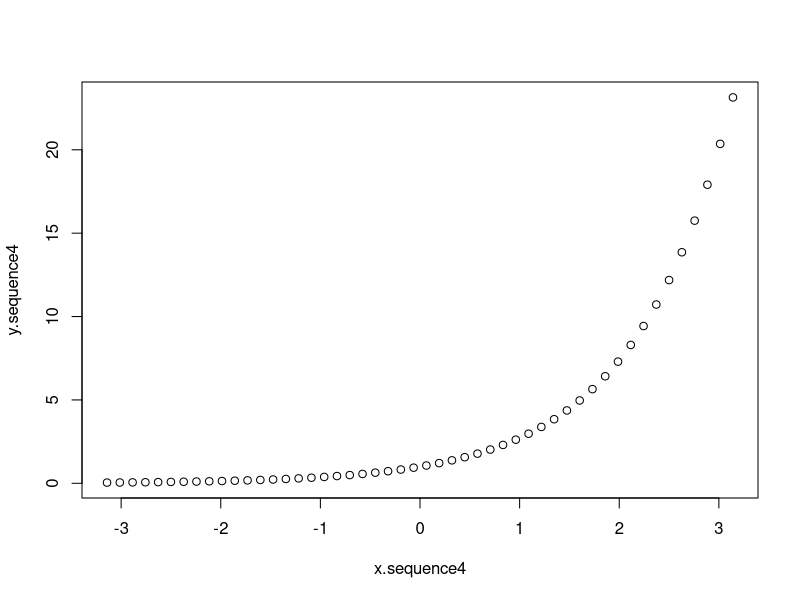
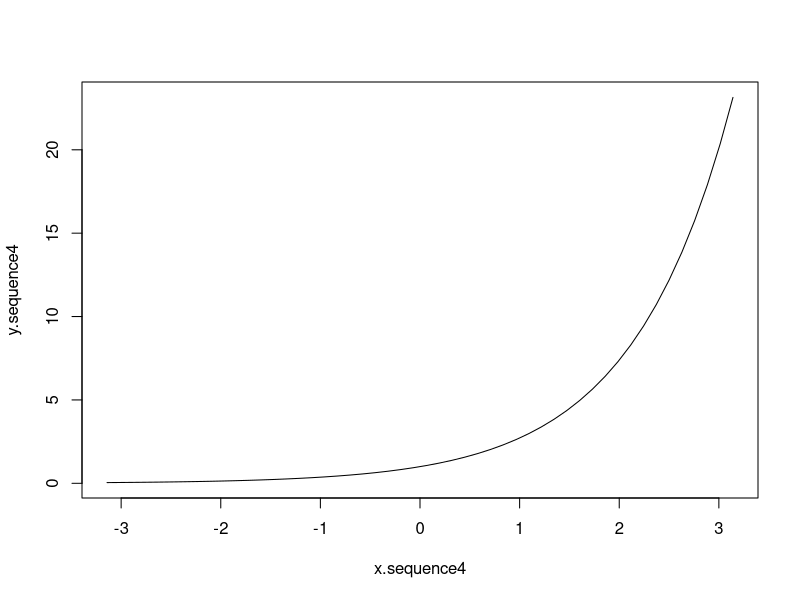
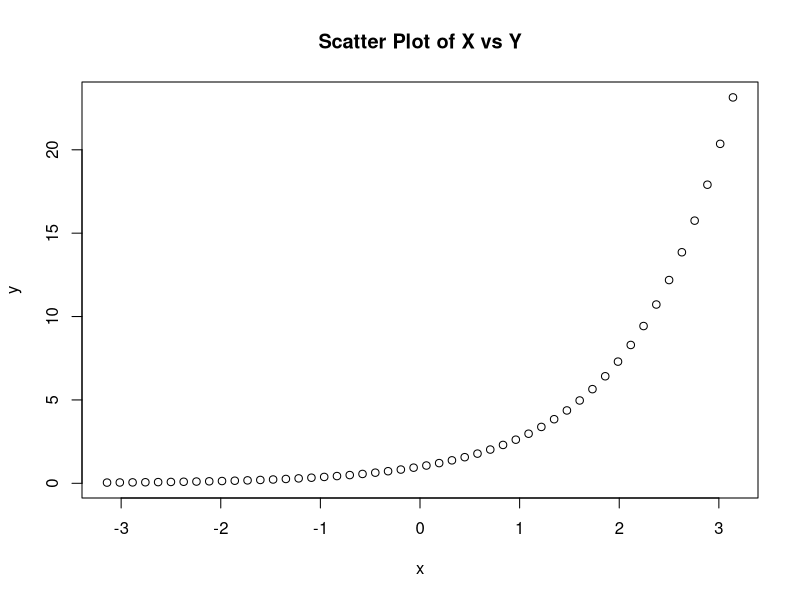
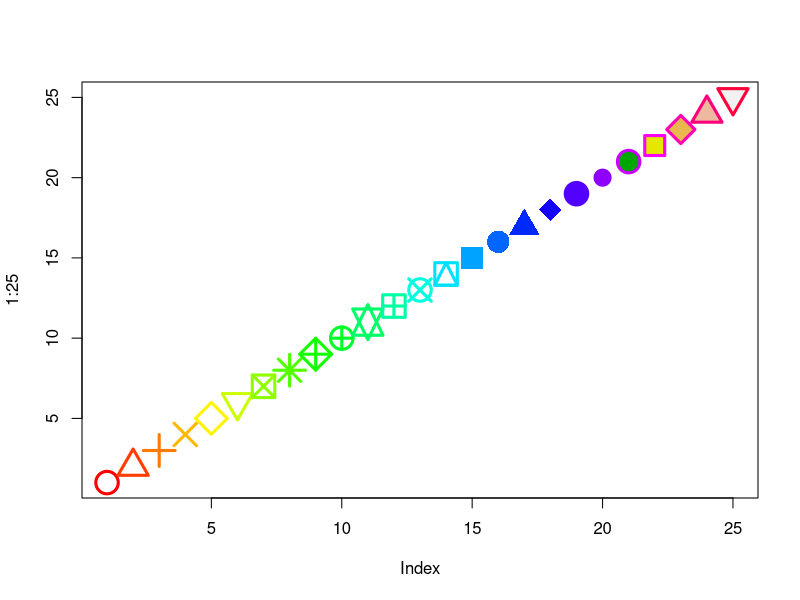
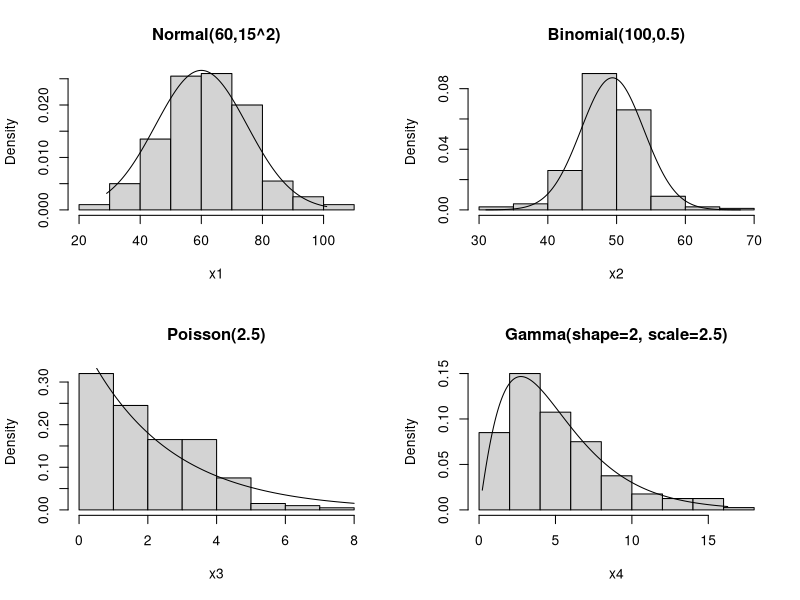

The R script that drew these images, in order:
# -------------------------------------------------------------------
# Purpose: Practical: Basic R Commands for Data Processing (Part 1)
# Author : Liew How Hui (2023)
# Reference: http://faculty.marshall.usc.edu/gareth-james/ISL/Chapter%202%20Lab.txt
# License: BSD-3
# Software: R 4.x or R 3.6
# Duration: 1 hour
# -------------------------------------------------------------------

# -------------------------------------------------------------------
#  Getting familiar with the Basic R and R Studio
# -------------------------------------------------------------------

# 1. Basic R (for fast startup and lower memory comsumption)
#
#    Download link: https://cran.r-project.org/
#
#    It supports Windows, MacOS and Linux, download the software
#    related to your computer.

# 2. RStudio (for a computer with more than 8 Gig RAM and fast CPU
#
#    Donwload link: https://www.rstudio.com/products/rstudio/download/
#
#    Get the "RStudio Desktop"

# -------------------------------------------------------------------
#  Practical: Very Basic Programming Notations
# -------------------------------------------------------------------

# Line comment starts with the `#' (sharp, e.g. C# / hash, twitter hash tag) symbol
# In C, C++, JavaScript, the line comment is usually double slash `//'

# -------------------------------------------------------------------
#  Practical: Variables and Assignment in R
# -------------------------------------------------------------------

# Variables: `names' which are used to reference data in memory
#
# 1. ls() is used to list the environment variables
#
ls()
#
#    In RStudio, the variables will be listed on the top right hand
#    window.
#
# 2. Variables are created using assignment operation <- or =
#    Most books use the notation `<-' but we will be using `=' 
#    in the practicals since it is easier to type.
#
# 3. Variables can be 'a'-'z', 'A'-'Z', '0'-'9' and '.' (dot)
#    Try to avoid using `c' for variable name, it is used to create 
#    an array.
#
a <- 1                  # the floating point number 1
a.second.Variable = 1L  # L is used to create an integer
#
# 4. Try ls() to see the variables created (or for RStudio users
#    look at the top right hand window to watch the variables
#
ls()
#
# 5. We can check the data type/class of a variable using the command 'class'
#
class(a)
class(a.second.Variable)
#
# 6. Variables that are no longer needed can be deleted:
#
rm(a)
ls()
#
# 7. We can move all variable but this is usually not recommended
# rm(list=ls())  # Not recommended in general
#

# -------------------------------------------------------------------
#  Practical: Basic and Array Data Structures and Operations in R
# -------------------------------------------------------------------

##
## (A) Letters & Strings / Characters
##

"A String in double quotes"
'A String in single quotes'
"Escaping quotes using backslash \""
"A string\n with multiple lines\n using `backslash n'"
# cat = concatenate to output
# use ?cat to get help for `cat'
cat("A string\n with multiple lines\n", " using `backslash n'")

# If we don't assign the variables to a variable, R will print them out

# Joining strings with paste
# by default they will be `joined' by a `space' between them
paste("A string", "and another string")

# If want to change the `gap' between strings, we need to change `sep'

A = paste("A", "B", "C", "D", sep=",")

# Find the length of a string
nchar("Hello World")

##
## (B) (Real) Floating Numbers and Arithmetic Operations
##
a = 1 + 2
b = 2 - 3
d = 3 * 4
e = 4 / 5
f = 5 ** 6    # 5 to the power of 6 (** is also used in Python)
g = 5 ^ 6     # Also 5 to the power of 6 (^ has different meaning in Python)

##
## (C) Integers and Arithmetic Operations
##
a = 1L + 2L
b = 2L - 3L
d = 3L * 4L
e = 4L / 5L   # Usual number division, NOT integer division
f = 5 ** 6    # 5 to the power of 6
g = 5 ^ 6     # Also 5 to the power of 6
##
## Non-basic data structure => Dates (internally integer)
##
mydates = as.Date("2023-01-31")
today = Sys.Date()

##
## (D) Booleans / Logicals => Basic Maths / Discrete Maths
##
TRUE  & TRUE
TRUE  | FALSE
!FALSE
((a < b) & (d < e)) | (f > g)

##
## (E) 1-D Numeric Arrays, Operations and Statistics in R
##

#
# c() is used to create a general 1D array
#
x = c(5,4,5,3,5,5,5,2)
# We can use length to check the array length
length(x)
# For numeric arrays, we can add, subtract, multiply etc.
y1 = 2*x-1
y2 = x^2
# Elementwise function operation to 1D array
y3 = sqrt(x)
y4 = 2*sin(x) + 3*cos(x)
#
# Statistical functions for Descriptive Statistics (simple EDA)
#
length(x) # n
min(x)
max(x)
range(x)  # finds min and max
diff(range(x))   # max(x) - min(x)
quantile(x)      # 4 quantiles
median(x)
sum(x)    # x[1] + ... + x[n]
mean(x)   # x.bar = (x[1] + ... + x[n])/n
var(x)    # sample variance: sum((x-x.bar))^2)/(n-1)
sd(x) == sqrt(sum((x-mean(x))^2)/(length(x)-1))     # sample standard deviation
summary(x)

#
# Special Statistical Feature in R
#
# If we want to add repeating 1D data like
#    5,4,5,3,5,5,5,2 +
#    1,2,1,2,1,2,1,2
# => 6 6 6 5 6 7 6 4
# In R, we can just perform 
x + c(1,2)
#
# R will perform cyclic repeat for us.
#
# Are you able to tell y5 below without using R?
y5 = c(2,3)*x + c(5,4,-2,3)

#
# Regular 1D arithmetic sequences in R
#
x.sequence1 = 1:10    # or seq(1,10)
x.sequence2 = 20:1    # or seq(20,1)
#
# Arithmetic progression sequence:
#    a_n = a_0 + (n-1)*d
#    seq(a_0, num, d),   a_n <= num < a_n + d
#
x.sequence3 = seq(1,30,2)
#
# Arithmetic progression sequence used in plotting
#    a_0, a_1, ..., a_(N-1)
#    a_n = a + (n-1)*(b-a)/(N-1), n=0,1,...,N-1
#
x.sequence4 = seq(-pi,pi,length=50)
y.sequence4 = exp(x.sequence4)
#
# Default plot of y vs x (scatter plot)
#
plot(x.sequence4, y.sequence4)        # Default: points
plot(x.sequence4, y.sequence4, 'l')   # Change to line
#
# 2D plotting of numeric data with labels and title
#
plot(x.sequence4, y.sequence4, xlab="x",ylab="y",main="Scatter Plot of X vs Y")
# If we no longer need the variables, we should remove them
# to prevent from misusing them below.
rm(x.sequence4, y.sequence4)
#
# Various 2D plotting options: col (colours), pch (point symbols), 
#   cex, (point size), lwd (line width).
#
plot(
  1:25,
  cex=3,
  lwd=3,
  pch=1:25,
  col=rainbow(25),
  bg=terrain.colors(5)  # only for pch 21:25
)

#
# Regular 1-D random sequences in R
#
# Seed is used to make random number generation less random, i.e.
# we can repeat the "random number generation".  The theory of
# seed number is probably mentioned in SSIF but you don't need to
# take SSIF just like anyone driving a car does not need to know
# how to design and construct a car.
set.seed(2023)
# r = random numbers, 50 = 50 elements, unif = uniform dist.
x.unif = runif(50)
# r = random numbers, 50 = 50 elements, norm = normal dist.
x.norm = rnorm(50)
y.norm = x.norm + rnorm(50,mean=50,sd=.1)
# Correlation between two 1-D arrays
cor(x.norm,y.norm)

##
## (F) 1-D String Arrays
##

#
# Categorical data are usually represented by an array of characters or strings
#
gender = c("M", "F", "F", "M", "M", "F", "F")
# By checking the class, we can see that they are characters (i.e. strings)
class(gender)
# We can use table to summarise the `string' categorical data
table(gender)
# We can use summary() to summarise the categorical data by converting
# it from characters to factors
summary(factor(gender))

#
# Special Array of Strings
#
letters  # Array/Vector of small letter alphabet characters
LETTERS  # Array/Vector of capital letter alphabet characters

letters[5:10]    # Assessing elements in an array

# If we pass in an array/vector of string, we need to use `collapse'

a = c("ab", "bc", "cd", "de")  # c() constructs an array of something
a = paste(a, collapse="+")

#
# Comparing two 1-D arrays
#
c(1,2,3) == c(3,2,1)
any(c(1,2,3) == c(3,2,1))    # Any single true element?
all(c(1,2,3) == c(3,2,1))    # Are all elements true?
# Contingency table / Confusion matrix
table(c(1,0,1,0,1), c("Y","N","N","Y","Y"))

##
## (H) 2-D Numeric Arrays & Operations
##     Note: A 2-D Numeric Array is just a matrix
##     Getting help/documentation: ?matrix

# A is a 4 by 4 matrix (data is filled in columns by default)
A = matrix(1:16,nrow=4,ncol=4)
# To fill in by rows, we need to set option
B = matrix(1:16,4,4,byrow=TRUE)

#
# Note that A and B are in 'transpose relation', i.e.
# A = t(B)
#

#
# Matrix operations
#
2*A     # scalar multiplication
A+2     # adding every element with a number
A+B     # matrix addition
A*B     # elementwise multiplication, NOT matrix multiplication
A%*%B   # matrix multiplication
# A*B == B*A BUT A%*%B != B%*%A

#
# Indexing
#
dim(A)             # Get the shape of the matrix A
A[2,3]             # Get an element from matrix
A[1,]              # Get first row
A[,2]              # Get second column
A[1:2,]            # Get first two rows
A[,1:2]            # Get first two columns
A[1:3,2:4]         # Get intersection between rows and columns
A[c(1,3),c(2,4)]   # Get intersection between rows and columns
A[-c(1,3),]        # Remove first and third rows
A[-c(1,3),-c(3,4)] # Remove some rows and some columns

# -------------------------------------------------------------------
# More Statistical Functions
#
# Random Variable        samples   probability  quantile  density   
# ---------------        -------   -----------  --------  -------   
# Beta                   rbeta     pbeta        qbeta     dbeta     
# Binomial               rbinom    pbinom       qbinom    dbinom    
# Cauchy                 rcauchy   pcauchy      qcauchy   dcauchy   
# Chi-Square             rchisq    pchisq       qchisq    dchisq    
# Exponential            rexp      pexp         qexp      dexp      
# F                      rf        pf           qf        df        
# Gamma                  rgamma    pgamma       qgamma    dgamma    
# Geometric              rgeom     pgeom        qgeom     dgeom     
# Hypergeometric         rhyper    phyper       qhyper    dhyper    
# Logistic               rlogis    plogis       qlogis    dlogis    
# Log Normal             rlnorm    plnorm       qlnorm    dlnorm    
# -ve Binomial           rnbinom   pnbinom      qnbinom   dnbinom   
# Normal                 rnorm     pnorm        qnorm     dnorm     
# Poisson                rpois     ppois        qpois     dpois     
# Student t              rt        pt           qt        dt        
# Studentized Range      rtukey    ptukey       qtukey    dtukey    
# Uniform                runif     punif        qunif     dunif     
# Weibull                rweibull  pweibull     qweibull  dweibull  
# Wilcoxon Rank Sum      rwilcox   pwilcox      qwilcox   dwilcox   
# Wilcoxon Signed Rank   rsignrank psignrank    qsignrank dsignrank 
#
# Ref: https://www.stat.umn.edu/geyer/old/5101/rlook.html
# -------------------------------------------------------------------

set.seed(2023)
x1 = rnorm(200, mean=60, sd=15)   # X ~ Normal(60,15^2)
x2 = rbinom(200, size=100, prob=0.5)   # X ~ Binom(100, 0.5) ≈ Normal?
x3 = rpois(200, lambda=2.5)       # X ~ Poisson(2.5) ≈ Exponential?
# Gamma distribution is applied in cancer rates, insurance claims & rainfall. 
x4 = rgamma(200, shape=2, scale=2.5)
par(mfrow=c(2,2))

hist(x1, freq=FALSE, main="Normal(60,15^2)")
x = seq(min(x1),max(x1),length.out=500)
lines(x,dnorm(x, mean=60, sd=15))

hist(x2, freq=FALSE, main="Binomial(100,0.5)")
x = seq(min(x2),max(x2),length.out=500)
lines(x,dnorm(x, mean=mean(x2), sd=sd(x2)))
# Is it possible to work with dbinom???
# Probably Not.  Because dnorm is not a density plot

hist(x3, freq=FALSE, main="Poisson(2.5)")
x = seq(min(x3),max(x3),length.out=500)
lines(x,dexp(x, rate=1/mean(x3)))
# Is it possible to work with dbinom???
# Probably Not.  Because dpois is not a density plot

# https://en.wikipedia.org/wiki/Gamma_distribution
# https://stat.ethz.ch/R-manual/R-devel/library/stats/html/GammaDist.html
hist(x4, freq=FALSE, main="Gamma(shape=2, scale=2.5)")
x = seq(min(x4),max(x4),length.out=500)
lines(x,dgamma(x, shape=mean(x4)^2/var(x4), scale=var(x4)/mean(x4)))

